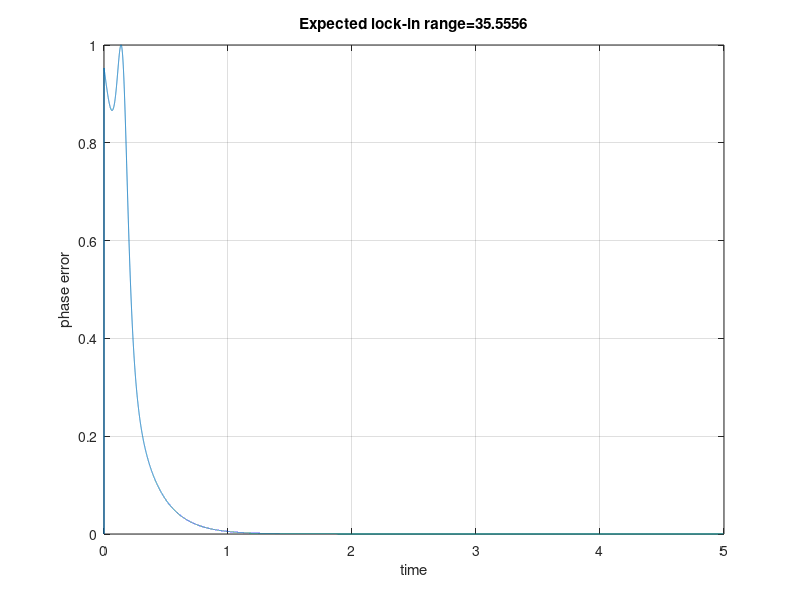

MATLAB code for this plot:
%% https://github.com/VSHEV92/Synchronization_Systems_Models
clc; clear; close all; 

%% lock-in range - максимальное значение расстройки по частоте между сигналом и генератором  
%% при котором синхронизация будет происходить без пропуска цикла (очень быстро).
%% Приближенная получена по аналогии с фапч первого порядка для синусоидального детектора: 
%% delta_wL = K, где K = Kd * kp * Kg
%% Формула приближенная, наличие пропуска цикла зависит также от текущего состояния фапч
%% Коэффициент усиления (Kg) и амплитуда сигнала NCO равны 1.

%% Литература: Gardner Phaselock Technique p.70

Ts = 1e-4;                % шаг дискретизации
Tsim = 5;                 % время моделирования
Time = 0:Ts:Tsim;         
Nsamp = length(Time);     % число отсчетов

Kd = 1;                   % коэффициент усиления фазового детектора
ksi = sqrt(2);            % декремент затухания 
BL = 10;                  % шумовая полоса
BL_n = BL * Ts;           % нормированная шумовая полоса

%% входной сигнал
delta_phase = -90;
delta_w = 40;
indata = delta_w * Time + (delta_phase / pi * 180);

%% ошибка по фазе, выход фильтра и фаза NCO
err = zeros(1, Nsamp);
nco_phase = zeros(1, Nsamp);
loop_filter_out = zeros(1, Nsamp);

%% прошлое значение в интегрирующей ветви
ki_out_last = 0;

kp = 4*ksi*BL_n / (ksi + 0.25/ksi) / Kd;        % усиление пропорциональной ветви
ki = 4*BL_n^2 / (ksi + 0.25/ksi)^2 / Kd;        % усиление интегрирующей ветви
for n = 2:Nsamp
    % вычисление ошибки
    err(n) = Kd * sin(indata(n) - nco_phase(n-1));

    % петлевой фильтр
    kp_out = kp * err(n);
    ki_out = ki * err(n) + ki_out_last;
    loop_filter_out(n) = kp_out + ki_out;
    ki_out_last = ki_out;

    % вычисление фазы NCO
    nco_phase(n) = nco_phase(n-1) + loop_filter_out(n); 
endfor

plot(Time, err); grid on;
xlabel('time'); ylabel('phase error')
title(num2str(Kd * (kp / Ts), 'Expected lock-in range=%-d'))